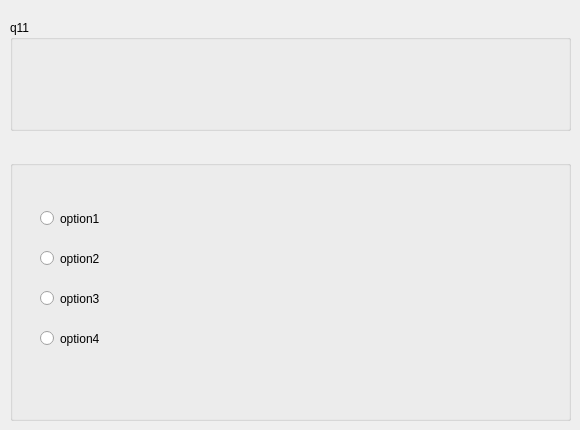
    <widget class="QWidget" name="page_11">
     <widget class="QGroupBox" name="groupBox_18">
      <property name="geometry">
       <rect>
        <x>10</x>
        <y>160</y>
        <width>561</width>
        <height>261</height>
       </rect>
      </property>
      <property name="title">
       <string/>
      </property>
      <widget class="QRadioButton" name="option1_10">
       <property name="geometry">
        <rect>
         <x>30</x>
         <y>50</y>
         <width>82</width>
         <height>17</height>
        </rect>
       </property>
       <property name="text">
        <string>option1</string>
       </property>
      </widget>
      <widget class="QRadioButton" name="option2_10">
       <property name="geometry">
        <rect>
         <x>30</x>
         <y>90</y>
         <width>82</width>
         <height>17</height>
        </rect>
       </property>
       <property name="text">
        <string>option2</string>
       </property>
      </widget>
      <widget class="QRadioButton" name="option3_10">
       <property name="geometry">
        <rect>
         <x>30</x>
         <y>130</y>
         <width>82</width>
         <height>17</height>
        </rect>
       </property>
       <property name="text">
        <string>option3</string>
       </property>
      </widget>
      <widget class="QRadioButton" name="option4_10">
       <property name="geometry">
        <rect>
         <x>30</x>
         <y>170</y>
         <width>82</width>
         <height>17</height>
        </rect>
       </property>
       <property name="text">
        <string>option4</string>
       </property>
      </widget>
      <widget class="QLabel" name="answer1_10">
       <property name="geometry">
        <rect>
         <x>40</x>
         <y>70</y>
         <width>47</width>
         <height>13</height>
        </rect>
       </property>
       <property name="text">
        <string/>
       </property>
      </widget>
      <widget class="QLabel" name="answer2_10">
       <property name="geometry">
        <rect>
         <x>40</x>
         <y>190</y>
         <width>47</width>
         <height>13</height>
        </rect>
       </property>
       <property name="text">
        <string/>
       </property>
      </widget>
      <widget class="QLabel" name="answer3_10">
       <property name="geometry">
        <rect>
         <x>40</x>
         <y>150</y>
         <width>47</width>
         <height>13</height>
        </rect>
       </property>
       <property name="text">
        <string/>
       </property>
      </widget>
      <widget class="QLabel" name="answer4_10">
       <property name="geometry">
        <rect>
         <x>40</x>
         <y>110</y>
         <width>47</width>
         <height>13</height>
        </rect>
       </property>
       <property name="text">
        <string/>
       </property>
      </widget>
     </widget>
     <widget class="QGroupBox" name="groupBox_31">
      <property name="geometry">
       <rect>
        <x>10</x>
        <y>20</y>
        <width>561</width>
        <height>111</height>
       </rect>
      </property>
      <property name="title">
       <string>q11</string>
      </property>
      <widget class="QLabel" name="questionLabel_13">
       <property name="geometry">
        <rect>
         <x>10</x>
         <y>20</y>
         <width>541</width>
         <height>91</height>
        </rect>
       </property>
       <property name="text">
        <string/>
       </property>
      </widget>
     </widget>
    </widget>
